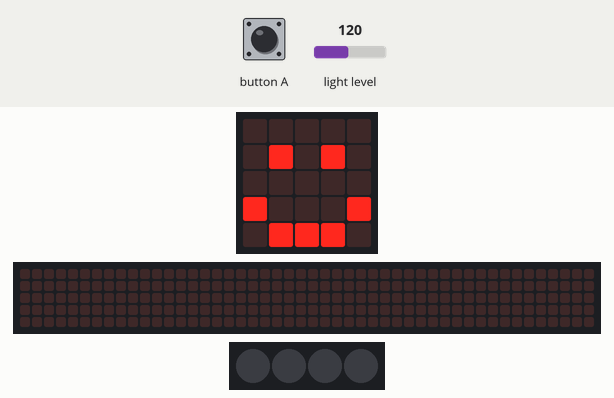
Recording of a program running on a simulated BBC micro:bit (MakeCode). Parts: the board's 5×5 LED display, a strip that is not on the board, showing the scrolling text unrolled, 4 RGB LEDs in strip order, left to right. The test bench sets the inputs (shaded band); at power-on: light level 120. The 48×5 strip is a reading aid, not a part: it shows the text the display is scrolling, unrolled, one strip-width of it at a time.

Above: at 1.8 s.
1.9 s: button A pressed for 0.15 s
At 2.12 s:
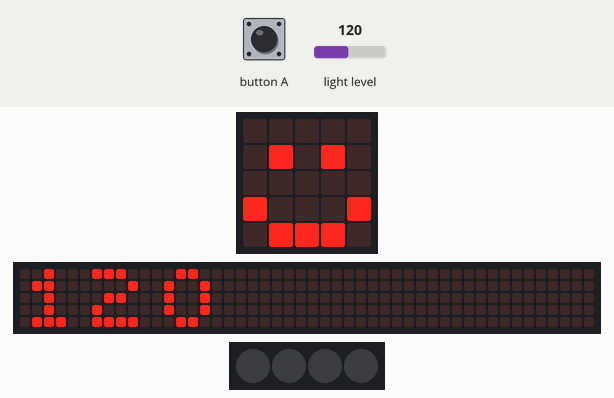
At 2.57 s:
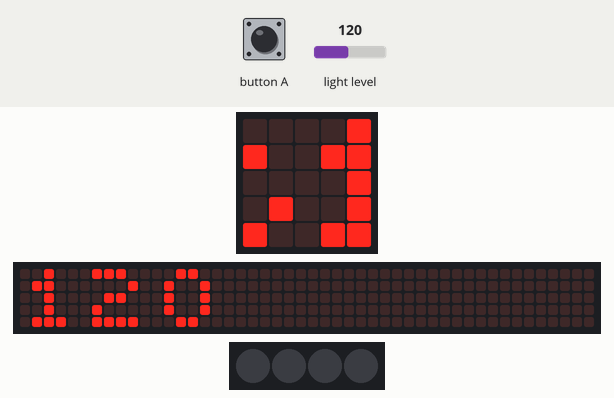
2.6 s: button A pressed for 0.15 s
3.3 s: light level set to 5
At 7.3 s:
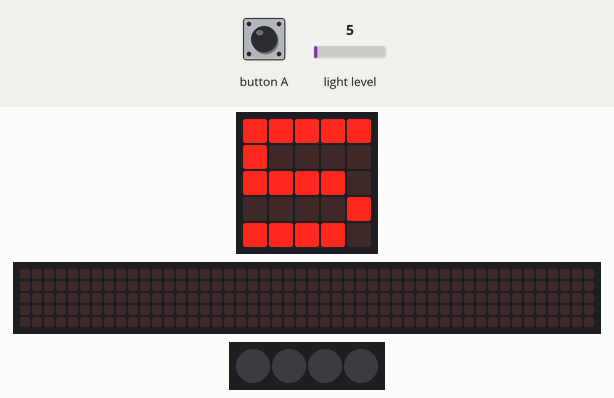
Timing chart, 0 to 8.8 s (numbered marks = the images above; inputs shaded):
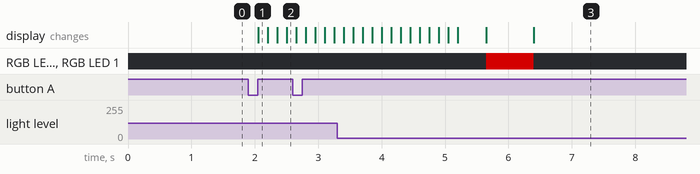

Measured:
- after the input at 1.9 s, the display: changes after 0.15 s (image 1)

The program:

main.ts
```typescript
// (licence header left out)
//variables
let lightLevel: number = 0
const myNeopixelStrip = neopixel.create(DigitalPin.P16, 4, NeoPixelMode.RGB)

//setup
basic.showIcon(IconNames.Happy)
myNeopixelStrip.clear()
myNeopixelStrip.show()

// code for lighting up neopixels
input.onButtonPressed(Button.A, function () {
    lightLevel = input.lightLevel()

    // shows the current light level
    basic.showNumber(lightLevel)
    myNeopixelStrip.clear()

    if (lightLevel > 52) {
        myNeopixelStrip.setPixelColor(0, neopixel.colors(NeoPixelColors.Red))
    }

    if (lightLevel > 104) {
        myNeopixelStrip.setPixelColor(1, neopixel.colors(NeoPixelColors.Red))
    }

    if (lightLevel > 156) {
        myNeopixelStrip.setPixelColor(2, neopixel.colors(NeoPixelColors.Red))
    }

    if (lightLevel > 208) {
        myNeopixelStrip.setPixelColor(3, neopixel.colors(NeoPixelColors.Red))
    }

    myNeopixelStrip.show()
})
```
